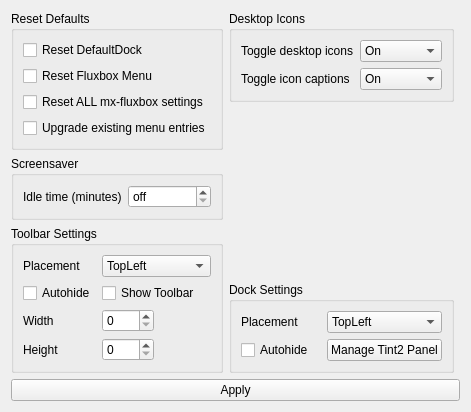
     <widget class="QWidget" name="tabFluxbox">
      <attribute name="title">
       <string>Fluxbox</string>
      </attribute>
      <layout class="QGridLayout" name="layoutFluxboxTab">
       <item row="0" column="0" rowspan="2">
        <widget class="QGroupBox" name="groupFluxboxResetDefaults">
         <property name="title">
          <string>Reset Defaults</string>
         </property>
         <layout class="QVBoxLayout">
          <item>
           <widget class="QCheckBox" name="checkFluxboxResetDock">
            <property name="text">
             <string>Reset DefaultDock</string>
            </property>
           </widget>
          </item>
          <item>
           <widget class="QCheckBox" name="checkFluxboxResetMenu">
            <property name="text">
             <string>Reset Fluxbox Menu</string>
            </property>
           </widget>
          </item>
          <item>
           <widget class="QCheckBox" name="checkFluxboxResetEverything">
            <property name="text">
             <string>Reset ALL mx-fluxbox settings</string>
            </property>
           </widget>
          </item>
          <item>
           <widget class="QCheckBox" name="checkFluxboxMenuMigrate">
            <property name="toolTip">
             <string>Add new default menu items, if any, to existing fluxbox menu.</string>
            </property>
            <property name="text">
             <string>Upgrade existing menu entries</string>
            </property>
           </widget>
          </item>
         </layout>
        </widget>
       </item>
       <item row="0" column="1">
        <widget class="QGroupBox" name="groupFluxboxIcons">
         <property name="title">
          <string>Desktop Icons</string>
         </property>
         <layout class="QFormLayout">
          <item row="0" column="0">
           <widget class="QLabel" name="labelFluxboxIcons">
            <property name="text">
             <string>Toggle desktop icons</string>
            </property>
           </widget>
          </item>
          <item row="0" column="1">
           <widget class="QComboBox" name="comboFluxboxIcons">
            <item>
             <property name="text">
              <string>On</string>
             </property>
            </item>
            <item>
             <property name="text">
              <string>Off</string>
             </property>
            </item>
           </widget>
          </item>
          <item row="1" column="0">
           <widget class="QLabel" name="labelFluxboxCaptions">
            <property name="text">
             <string>Toggle icon captions</string>
            </property>
           </widget>
          </item>
          <item row="1" column="1">
           <widget class="QComboBox" name="comboFluxboxCaptions">
            <property name="currentIndex">
             <number>0</number>
            </property>
            <item>
             <property name="text">
              <string>On</string>
             </property>
            </item>
            <item>
             <property name="text">
              <string>Off</string>
             </property>
            </item>
            <item>
             <property name="text">
              <string>On Hover</string>
             </property>
            </item>
           </widget>
          </item>
         </layout>
        </widget>
       </item>
       <item row="0" column="2">
        <spacer>
         <property name="orientation">
          <enum>Qt::Orientation::Horizontal</enum>
         </property>
         <property name="sizeHint" stdset="0">
          <size>
           <width>0</width>
           <height>0</height>
          </size>
         </property>
        </spacer>
       </item>
       <item row="1" column="1" rowspan="3">
        <widget class="QWidget" name="widgetFluxboxThunar" native="true"/>
       </item>
       <item row="2" column="0">
        <widget class="QGroupBox" name="groupFluxboxScreensaver">
         <property name="title">
          <string>Screensaver</string>
         </property>
         <layout class="QFormLayout">
          <item row="0" column="0">
           <widget class="QLabel" name="labelFluxboxScreenIdleTime">
            <property name="text">
             <string extracomment="set the time of inactivity  before screensaver screen blank occurs">Idle time (minutes)</string>
            </property>
            <property name="wordWrap">
             <bool>true</bool>
            </property>
           </widget>
          </item>
          <item row="0" column="1">
           <widget class="QSpinBox" name="spinFluxboxScreenIdleTime">
            <property name="specialValueText">
             <string extracomment="setting to 0 turns off screensaver screen blank">off</string>
            </property>
            <property name="maximum">
             <number>240</number>
            </property>
           </widget>
          </item>
         </layout>
        </widget>
       </item>
       <item row="3" column="0" rowspan="2">
        <widget class="QGroupBox" name="groupFluxboxToolbar">
         <property name="title">
          <string>Toolbar Settings</string>
         </property>
         <layout class="QGridLayout">
          <item row="5" column="0">
           <widget class="QLabel" name="labelFluxboxToolbarHeight">
            <property name="text">
             <string>Height</string>
            </property>
           </widget>
          </item>
          <item row="0" column="0">
           <widget class="QLabel" name="labelFluxboxToolbarLocation">
            <property name="text">
             <string>Placement</string>
            </property>
           </widget>
          </item>
          <item row="0" column="1" colspan="2">
           <widget class="QComboBox" name="comboFluxboxToolbarLocation">
            <property name="currentText">
             <string notr="true">TopLeft</string>
            </property>
            <item>
             <property name="text">
              <string notr="true">TopLeft</string>
             </property>
            </item>
            <item>
             <property name="text">
              <string notr="true">TopCenter</string>
             </property>
            </item>
            <item>
             <property name="text">
              <string notr="true">TopRight</string>
             </property>
            </item>
            <item>
             <property name="text">
              <string notr="true">LeftTop</string>
             </property>
            </item>
            <item>
             <property name="text">
              <string notr="true">LeftCenter</string>
             </property>
            </item>
            <item>
             <property name="text">
              <string notr="true">LeftBottom</string>
             </property>
            </item>
            <item>
             <property name="text">
              <string notr="true">BottomLeft</string>
             </property>
            </item>
            <item>
             <property name="text">
              <string notr="true">BottomCenter</string>
             </property>
            </item>
            <item>
             <property name="text">
              <string notr="true">BottomRight</string>
             </property>
            </item>
            <item>
             <property name="text">
              <string notr="true">RightTop</string>
             </property>
            </item>
            <item>
             <property name="text">
              <string notr="true">RightCenter</string>
             </property>
            </item>
            <item>
             <property name="text">
              <string notr="true">RightBottom</string>
             </property>
            </item>
           </widget>
          </item>
          <item row="1" column="0">
           <widget class="QCheckBox" name="checkFluxboxToolbarAutoHide">
            <property name="text">
             <string>Autohide</string>
            </property>
           </widget>
          </item>
          <item row="1" column="1" colspan="2">
           <widget class="QCheckBox" name="checkFluxboxShowToolbar">
            <property name="text">
             <string>Show Toolbar</string>
            </property>
           </widget>
          </item>
          <item row="4" column="0">
           <widget class="QLabel" name="labelFluxboxToolbarWidth">
            <property name="text">
             <string>Width</string>
            </property>
           </widget>
          </item>
          <item row="4" column="1">
           <widget class="QSpinBox" name="spinFluxboxToolbarWidth"/>
          </item>
          <item row="5" column="1">
           <widget class="QSpinBox" name="spinFluxboxToolbarHeight"/>
          </item>
         </layout>
        </widget>
       </item>
       <item row="4" column="1">
        <widget class="QGroupBox" name="groupFluxboxDockSettings">
         <property name="title">
          <string>Dock Settings</string>
         </property>
         <layout class="QGridLayout">
          <item row="0" column="0">
           <widget class="QLabel" name="labelFluxboxSlitLocation">
            <property name="text">
             <string>Placement</string>
            </property>
           </widget>
          </item>
          <item row="0" column="1">
           <widget class="QComboBox" name="comboFluxboxSlitLocation">
            <property name="currentText">
             <string notr="true">TopLeft</string>
            </property>
            <item>
             <property name="text">
              <string notr="true">TopLeft</string>
             </property>
            </item>
            <item>
             <property name="text">
              <string notr="true">TopCenter</string>
             </property>
            </item>
            <item>
             <property name="text">
              <string notr="true">TopRight</string>
             </property>
            </item>
            <item>
             <property name="text">
              <string notr="true">LeftTop</string>
             </property>
            </item>
            <item>
             <property name="text">
              <string notr="true">LeftCenter</string>
             </property>
            </item>
            <item>
             <property name="text">
              <string notr="true">LeftBottom</string>
             </property>
            </item>
            <item>
             <property name="text">
              <string notr="true">BottomLeft</string>
             </property>
            </item>
            <item>
             <property name="text">
              <string notr="true">BottomCenter</string>
             </property>
            </item>
            <item>
             <property name="text">
              <string notr="true">BottomRight</string>
             </property>
            </item>
            <item>
             <property name="text">
              <string notr="true">RightTop</string>
             </property>
            </item>
            <item>
             <property name="text">
              <string notr="true">RightCenter</string>
             </property>
            </item>
            <item>
             <property name="text">
              <string notr="true">RightBottom</string>
             </property>
            </item>
           </widget>
          </item>
          <item row="1" column="0">
           <widget class="QCheckBox" name="checkFluxboxSlitAutoHide">
            <property name="text">
             <string>Autohide</string>
            </property>
           </widget>
          </item>
          <item row="1" column="1">
           <widget class="QPushButton" name="pushFluxboxManageTint2">
            <property name="text">
             <string>Manage Tint2 Panel</string>
            </property>
            <property name="icon">
             <iconset theme="systemtray"/>
            </property>
           </widget>
          </item>
         </layout>
        </widget>
       </item>
       <item row="5" column="0">
        <spacer>
         <property name="orientation">
          <enum>Qt::Orientation::Vertical</enum>
         </property>
         <property name="sizeHint" stdset="0">
          <size>
           <width>0</width>
           <height>0</height>
          </size>
         </property>
        </spacer>
       </item>
       <item row="6" column="0" colspan="3">
        <widget class="QPushButton" name="pushFluxboxApply">
         <property name="text">
          <string>Apply</string>
         </property>
        </widget>
       </item>
      </layout>
     </widget>
